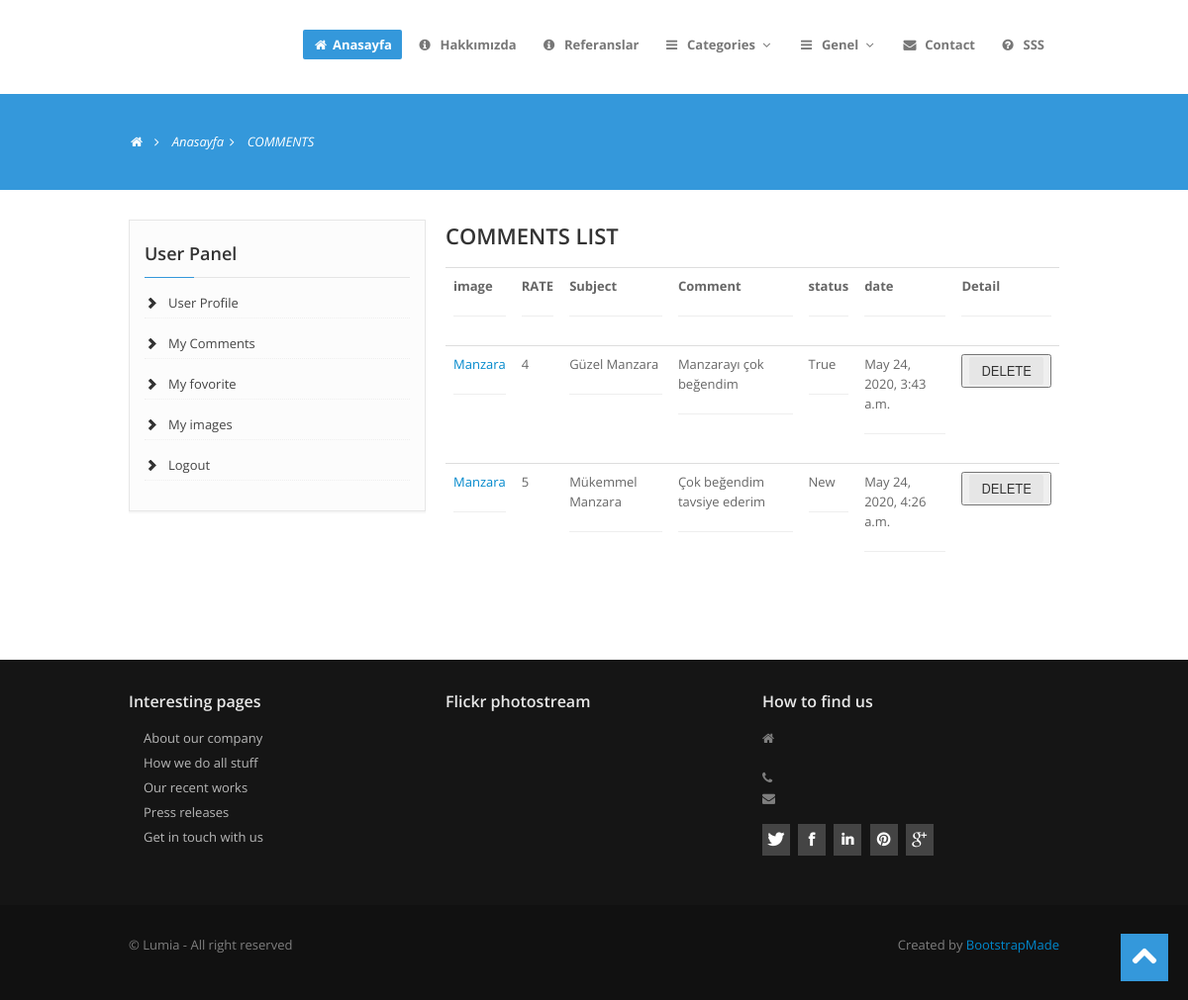
Before: /user/comments/ (signed in) with the older database file.
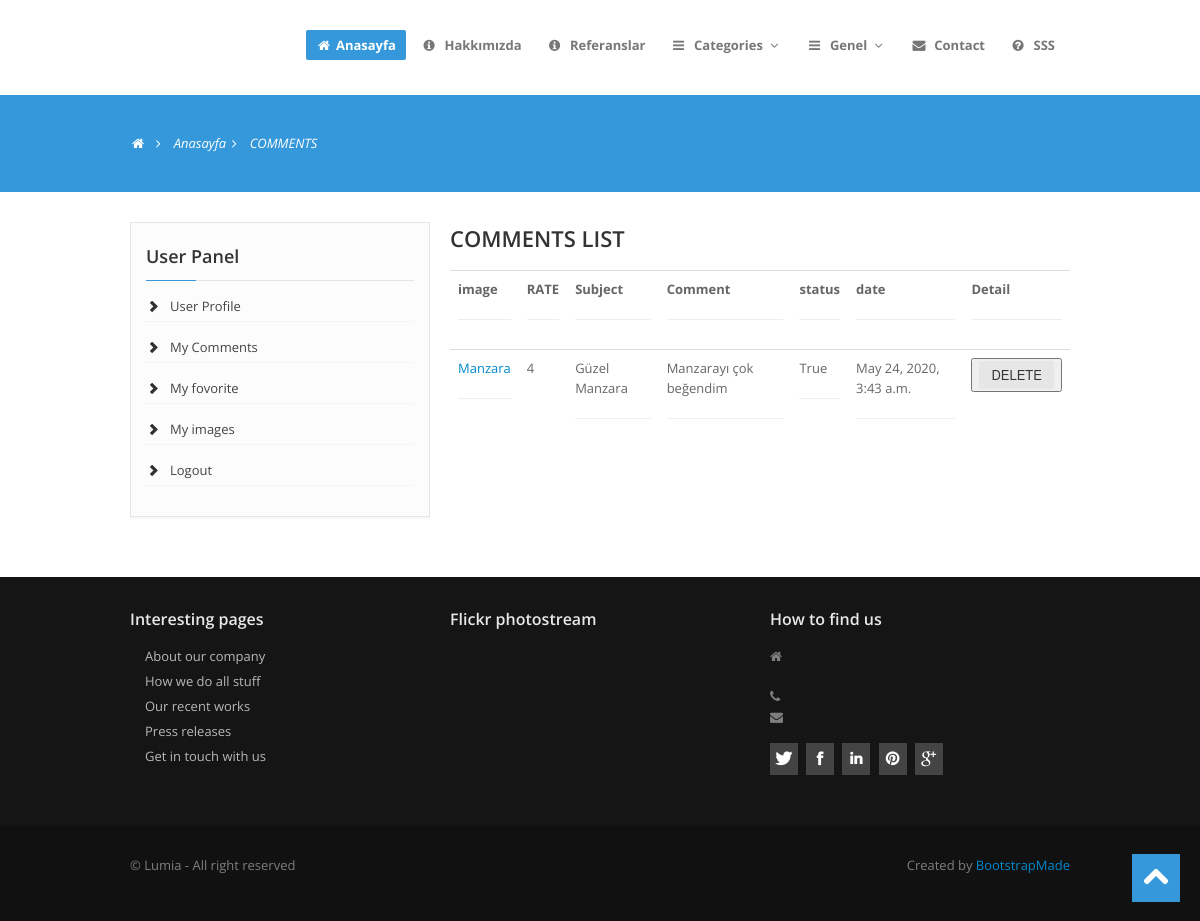
After: the same page with the newer database file.
### images/models.py (models this page shows, shortened)
class Comment(models.Model):
    STATUS = {
        ('New', 'Yeni'),
        ('True', 'Evet'),
        ('False', 'Hayır')
    }
    image = models.ForeignKey(Images, on_delete=models.CASCADE)
    user = models.ForeignKey(User, on_delete=models.CASCADE)
    subject = models.CharField(max_length=50)
    comment = models.TextField(max_length=200, blank=True)
    rate = models.IntegerField(blank=True)
    status = models.CharField(max_length=10, choices=STATUS, default="New")
    ip = models.CharField(blank=True, max_length=20)
    create_at = models.DateTimeField(auto_now_add=True)
    update_at = models.DateTimeField(auto_now=True)

class Images(models.Model):
    STATUS = {
        ('True', 'Evet'),
        ('False', 'Hayır')
    }
    category = models.ForeignKey(Category, on_delete=models.CASCADE)  # relation with Category table
    title = models.CharField(max_length=150)
    keywords = models.CharField(blank=True, max_length=255)
    description = models.CharField(blank=True, max_length=255)
    image = models.ImageField(blank=True, upload_to='images/')
    detail = RichTextUploadingField()
    slug = models.SlugField(null=False, unique=True)
    status = models.CharField(max_length=10, choices=STATUS)
    create_at = models.DateTimeField(auto_now_add=True)
    update_at = models.DateTimeField(auto_now=True)
    def image_tag(self):
        return mark_safe('<img src="{}" height="50"/>'.format(self.image.url))
    image_tag.short_description = 'Image'

### user/views.py (the view)
# urls.py: path('comments/', views.comments, name='comments'),
@login_required(login_url='/login')
def comments(request):
    category = Category.objects.all()
    current_user = request.user
    comments = Comment.objects.filter(user_id=current_user.id )
    context = {
        'category': category,
        'comments': comments,
    }
    return render(request, 'user_comments.html', context)

### user/templates/user_comments.html (shortened to what this page needs)
{% extends "homebase.html" %}
{% block content %}
    <section id="subintro">
        <div class="container">
            <div class="row">
                <div class="span8">
                    <ul class="breadcrumb">
                        <li><a href="#"><i class="icon-home"></i></a><i class="icon-angle-right"></i></li>
                        <li><a href="/">Anasayfa</a><i class="icon-angle-right"></i></li>
                        <li class="active">COMMENTS</li>
                    </ul>
                </div>
            </div>
        </div>
    </section>
    <section id="maincontent">
        <div class="container">
            <div class="row">
                <div class="span4">
                    <aside>
                        <div class="widget">
                            {% include "user_panel.html" %}
                        </div>
                    </aside>
                </div>
                <div class="span8">
                    <div class="section-title">
                        <h3 class="title">COMMENTS LIST</h3>
                    </div>
                    <div class="cart-table clearfix">
                        <table class="table table-responsive">
                            <tr>
                                <th class="text-left"><span>image </span><hr></th>
                                <th class="text-left">RATE</span><hr> </th>
                                <th class="text-left"><span>Subject </span><hr></th>
                                <th class="text-left"><span>Comment</span><hr></th>
                                <th class="text-left"><span>status</span><hr></th>
                                <th class="text-left"><span>date</span><hr></th>
                                <th class="text-left"><span>Detail</span><hr></th>
                            </tr>
                            {% for rs in comments %}
                                <tr>
                                    <td class="text-left"><span>
                                <a href="/images/{{rs.image_id}}/{{rs.image.slug}}">
                                {{ rs.image.title}}
                                </a>
                            </span><hr></td>
                                    <td class="text-left">{{ rs.rate}}</td>
                                    <td class="text-left"><span>{{ rs.subject}}</span><hr> </td>
                                    <td class="text-left"><span>{{ rs.comment}} </span><hr></td>
                                    <td class="text-left"><span>{{ rs.status}} </span><hr></td>
                                    <td class="text-left"><span>{{ rs.create_at}} </span><hr></td>
                                    <td class="text-left"><button><a class="btn karl-checkout-btn" href="/user/deletecomment/{{ rs.id}}" onclick = "myFunction()" >DELETE</a></button> </td>
                                </tr>
                            {% endfor %}
                        </table>
                    </div>
                </div>
            </div>
        </div>
    </section>
{% endblock %}

### home/templates/homebase.html (shortened to what this page needs)
<!DOCTYPE html>
<html lang="en">
<head>
    {% load static %}
  <link href="{% static 'assets/css/bootstrap.css'%}" rel="stylesheet">
  <link href="{% static 'assets/css/bootstrap-responsive.css'%}" rel="stylesheet">
  <link href="{% static 'assets/css/prettyPhoto.css'%}" rel="stylesheet">
  <link href="{% static 'assets/js/google-code-prettify/prettify.css'%}" rel="stylesheet">
  <link href="{% static 'assets/css/flexslider.css'%}" rel="stylesheet">
  <link href="{% static 'assets/css/style.css'%}" rel="stylesheet">
  <link href="{% static 'assets/color/default.css'%}" rel="stylesheet">
    <link rel="stylesheet" href="https://ajax.googleapis.com/ajax/libs/jqueryui/1.11.4/themes/smoothness/jquery-ui.css">
<link rel="stylesheet" href="//code.jquery.com/ui/1.12.1/themes/base/jquery-ui.css">
  <link rel="stylesheet" href="/resources/demos/style.css">
</head>
{% include 'header.html' %}
{% block content %} {% endblock %}
{% include 'footer.html' %}
<body>
</body>
</html>

### home/templates/header.html (shortened to what this page needs)
{% load static %}
{% load mptt_tags %}
<div id="wrapper" xmlns="http://www.w3.org/1999/html">
    <header>
        <div class="navbar navbar-static-top">
            <div class="navbar-inner">
                <div class="container">
                    <div class="navigation">
                        <ul class="nav topnav">
                            <li class="active">
                                <a href="/"><i class="icon-home"></i>Anasayfa </a>
                            </li>
                            <li>
                                <a href="/hakkimizda"><i class="icon-info-sign"></i> Hakkımızda</a>
                            </li>
                            <li>
                                <a href="/referanslar"><i class="icon-info-sign"></i> Referanslar</a>
                            </li>
                            <li class="dropdown">
                                <a href="#"><i class="icon-reorder"></i> Categories <i class="icon-angle-down"></i></a>
                            </li>
                        <li class="dropdown">
                                <a href="#"><i class="icon-reorder"></i> Genel <i class="icon-angle-down"></i></a>
                            </li>
                            <li>
                                <a href="/iletisim"><i class="icon-envelope-alt"></i> Contact</a>
                            </li>
<li>
                                <a href="/sss"><i class="icon-question-sign"></i> SSS</a>
                            </li>
                        </ul>
                    </div>
                </div>
            </div>
        </div>
    </header>
</div>

### user/templates/user_panel.html
<div class="widget">
    <h4 class="rheading">User Panel<span></span></h4>
    <ul class="cat">
        <li><a href="/user">User Profile</a></li>
            <li><a href="/user/comments">My Comments</a></li>
            <li><a href="#">My fovorite</a></li>
            <li><a href="#">My images</a></li>
            <li><a href="/logout">Logout</a></li>
    </ul>
</div>

### home/templates/footer.html (shortened to what this page needs)
    <footer class="footer">
      <div class="container">
        <div class="row">
          <div class="span4">
            <div class="widget">
              <h5>Interesting pages</h5>
              <ul class="regular">
                <li><a href="#">About our company</a></li>
                <li><a href="#">How we do all stuff</a></li>
                <li><a href="#">Our recent works</a></li>
                <li><a href="#">Press releases</a></li>
                <li><a href="#">Get in touch with us</a></li>
              </ul>
            </div>
          </div>
          <div class="span4">
            <div class="widget">
              <h5>Flickr photostream</h5>
            </div>
          </div>
          <div class="span4">
            <div class="widget">
              <h5>How to find us</h5>
              <address>
								<i class="icon-home"></i> <strong>{{setting.company}}</strong><br>
								</address>
              <p>
                <i class="icon-phone"></i> {{setting.phone}}<br>
                <i class="icon-envelope-alt"></i> {{setting.email}}
              </p>
            </div>
            <div class="widget">
              <ul class="social">
                <li><a href="https://www.twitter.com/{{setting.twitter}}" data-placement="bottom" title="Twitter"><i class="icon-twitter icon-square icon-32"></i></a></li>
                <li><a href="https://www.facebook.com/{{ setting.facebook }}" data-placement="bottom" title="Facebook"><i class="icon-facebook icon-square icon-32"></i></a></li>
                <li><a href="#" data-placement="bottom" title="Linkedin"><i class="icon-linkedin icon-square icon-32"></i></a></li>
                <li><a href="#" data-placement="bottom" title="Pinterest"><i class="icon-pinterest icon-square icon-32"></i></a></li>
                <li><a href="mailto:{{setting.email}}" data-placement="bottom" title="Google plus"><i class="icon-google-plus icon-square icon-32"></i></a></li>
              </ul>
            </div>
          </div>
        </div>
      </div>
      <div class="verybottom">
        <div class="container">
          <div class="row">
            <div class="span6">
              <p>
                &copy; Lumia - All right reserved
              </p>
            </div>
            <div class="span6">
              <div class="pull-right">
                <div class="credits">
                  Created by <a href="https://bootstrapmade.com/">BootstrapMade</a>
                </div>
              </div>
            </div>
          </div>
        </div>
      </div>
    </footer>
  <a href="#" class="scrollup"><i class="icon-chevron-up icon-square icon-48 active"></i></a>
 {% load static %}

### home/static/assets/css/style.css (style rules this page uses)
.row { margin-bottom:30px; }
header .navbar { padding:30px 0 25px; }
.navbar .nav { margin:0; }
.navbar ul li { margin-right:5px; }
.navbar .nav li.active a,.navbar .nav li.active a:hover { color:#fff; -webkit-border-radius: 2px; -moz-border-radius: 2px; border-radius: 2px; }
.navbar ul.topnav { float:right; }
.navbar .nav > li > a { float: none; font-size:13px; padding: 5px 10px 5px 10px; color: #777777; text-decoration: none; text-shadow: none; font-weight:700; }
.navbar .nav > li.dropdown > a { padding: 5px 5px 5px 10px; }
#maincontent { z-index:1000; margin-top:0px; }
section#subintro { width: 100%; color: #fff; height:auto; margin: 0 auto; padding: 0; margin-bottom:30px; }
.rheading { margin-bottom: 24px; }
.rheading { position: relative; border-bottom: #e9e9e9 1px solid; padding-bottom: 9px; }
.rheading span { position: absolute; width: 50px; height: 1px; bottom: -1px; left: 0; }
.scrollup { position:fixed; width:48px; height:48px; bottom:20px; right:20px; }
a.scrollup { outline:0; }
aside { background:#fcfcfc; padding:20px 15px 0 15px; margin: 0 0 30px 0; border: 1px solid #e6e6e6; -webkit-box-shadow: 0 2px 0 rgba(0,0,0,0.03); -moz-box-shadow: 0 2px 0 rgba(0,0,0,0.03); box-shadow: 0 2px 0 rgba(0,0,0,0.03); -webkit-box-sizing: border-box; -moz-box-sizing: border-box; box-sizing: border-box; }
aside .widget { margin-bottom:30px; }
aside .widget ul { list-style:none; margin-left:0; }
aside .widget ul li { border-bottom:1px dotted #efefef; margin:15px 0 0 0; padding-bottom:5px; }
aside .widget h4 { border-bottom:1px solid #e5e5e5; padding-bottom:10px; margin-bottom:15px; }
aside .widget ul.cat { list-style:none; margin-left:0; }
aside .widget ul.cat li { padding-left:24px; background-image: url("../img/glyphicons-halflings.png"); background-repeat: no-repeat; background-position: -456px -69px; }
aside .widget ul.cat li a { color:#444; }
[class^="icon-"], [class*=" icon-"] { float:none; }
.icon-square, .icon-rounded, .icon-plain, .icon-circled { margin: 10px 10px 10px 0; display: inline-block !important; text-align: center !important; color: #fff; width: 18px; height: 18px; padding:3px; font-size: 12px; line-height: 18px; text-shadow:none; cursor: pointer; }
.icon-square { background-color: #444; }
[class^="icon-"], [class*=" icon-"] { margin-top: 1px; margin-right: .3em; }
.icon-32 { width: 24px; height: 24px; padding:4px; font-size: 16px; line-height: 24px; }
.icon-48 { width: 32px; height: 32px; padding:8px; font-size: 28px; line-height: 30px; }
#subintro .breadcrumb { margin:30px 0 0; background:none; }
#subintro ul.breadcrumb li { margin-bottom:0; padding-bottom:0; color:#fff; font-style:italic; }
#subintro ul.breadcrumb li a { color:#fff; }
.breadcrumb > li { display: inline-block; *display: inline; line-height:1.6em; *zoom: 1; }
footer { padding-top:30px; color:#7e7e7e; }
footer.footer { background:#151515; }
footer h1, footer h2, footer h3, footer h4, footer h5, footer h6 { color:#e8e8e8; }
footer .verybottom { padding-top:30px; background:#111; }
footer ul.regular li a, footer .nav-list li.nav-header { text-shadow:none; color:#b8b8b8; }
footer ul.regular,footer ul.nav { margin-left:0; list-style:none; }
footer ul.regular li { background-attachment: scroll; background: url(../img/list/white-arrow.png) no-repeat 0 5px; padding-left:15px; margin-top:5px; margin-left:0; }
ul.social { list-style:none; margin-left:0; }
ul.social li { display:inline; }

### home/static/assets/color/default.css (style rules this page uses)
a { color: #3498db; }
.rheading span { background: #3498db; }
[class^="icon-"].active, [class*=" icon-"].active { background-color: #3498db; }
.navbar .nav li.active a { background:#3498db; }
section#subintro { background: #3498db; }

Changed rows visible on the page:
removed Comment: image "Manzara", rate "5", subject "Mükemmel Manzara", comment "Çok beğendim tavsiye ederim", status "New", create_at "May 24, 2020, 4:26 a.m."
